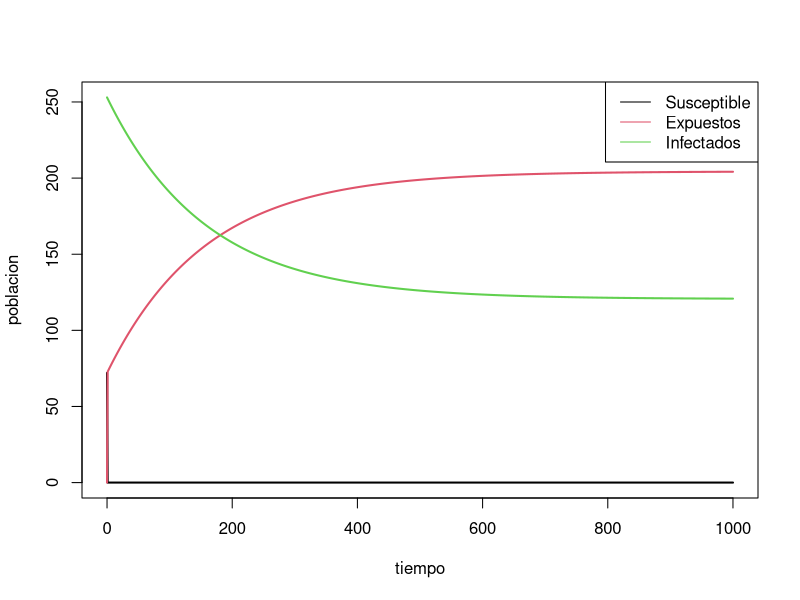
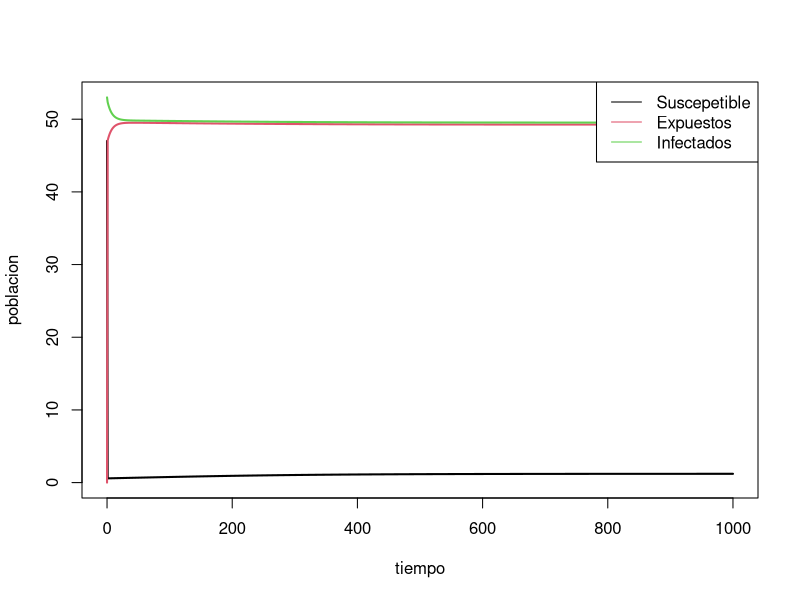
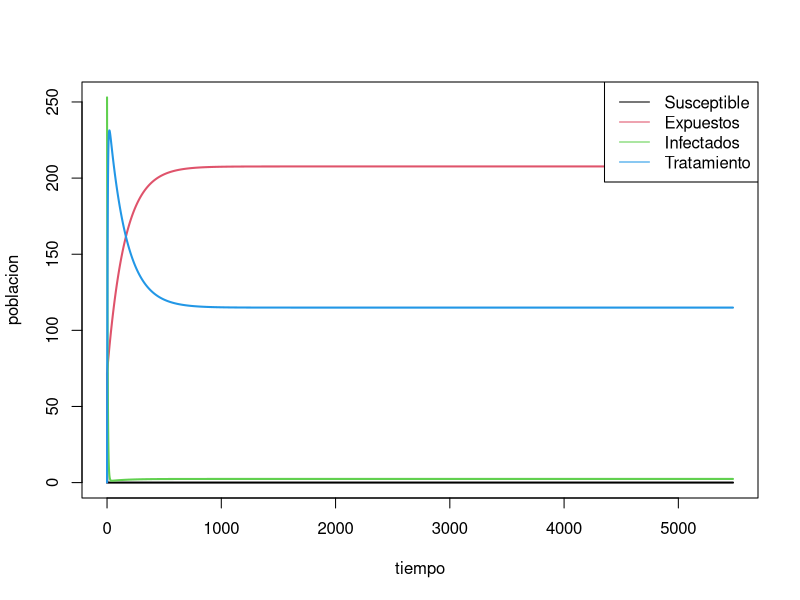
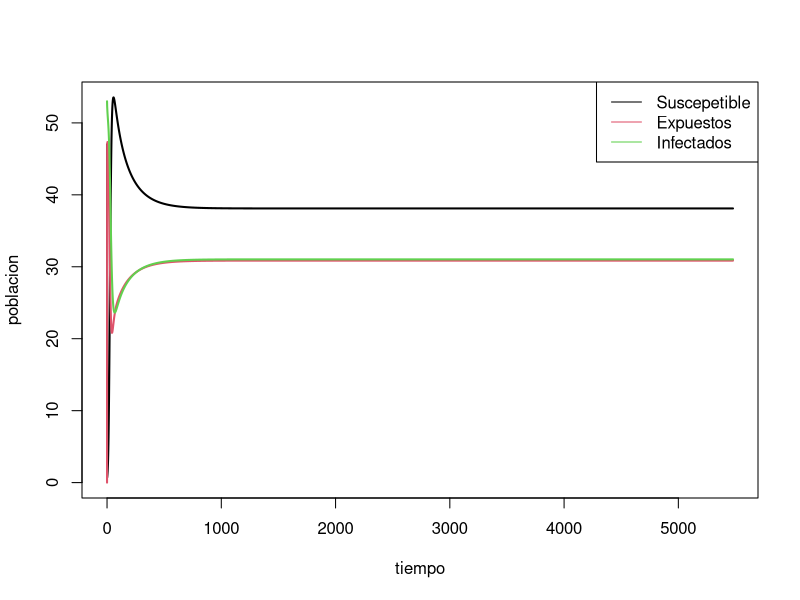
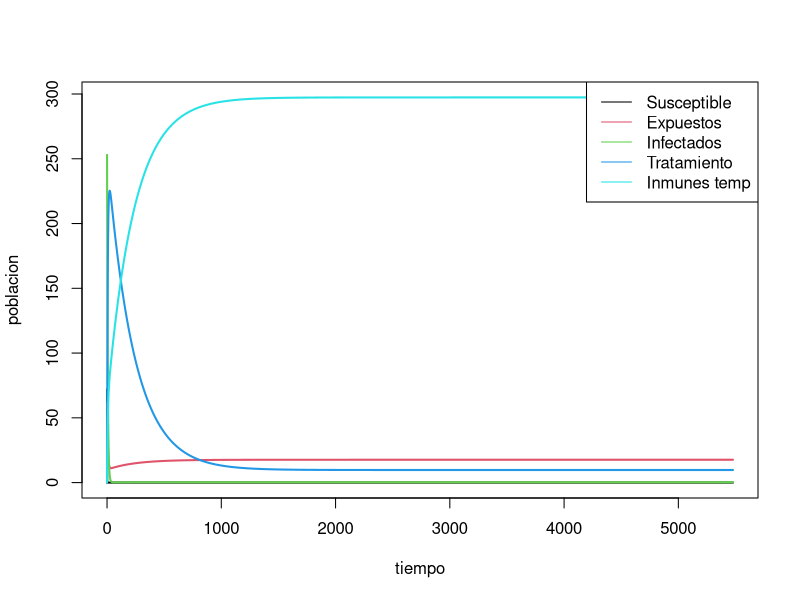
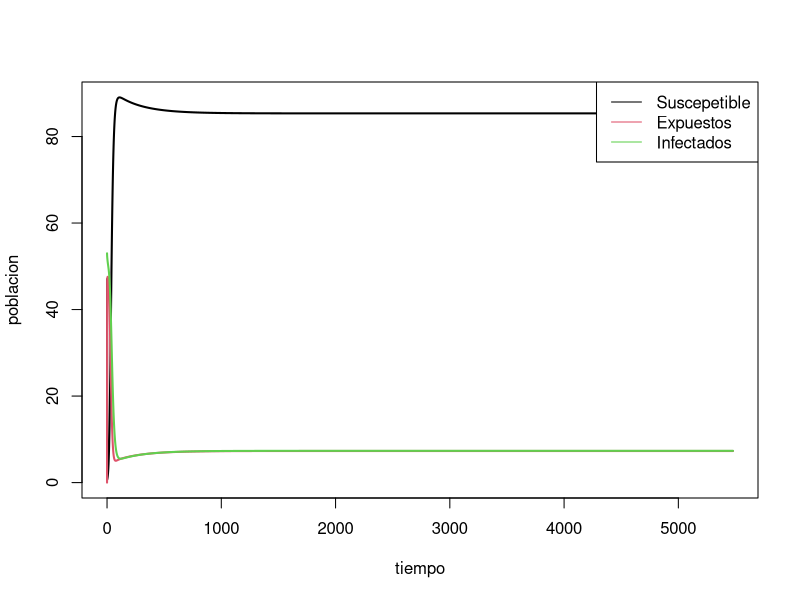
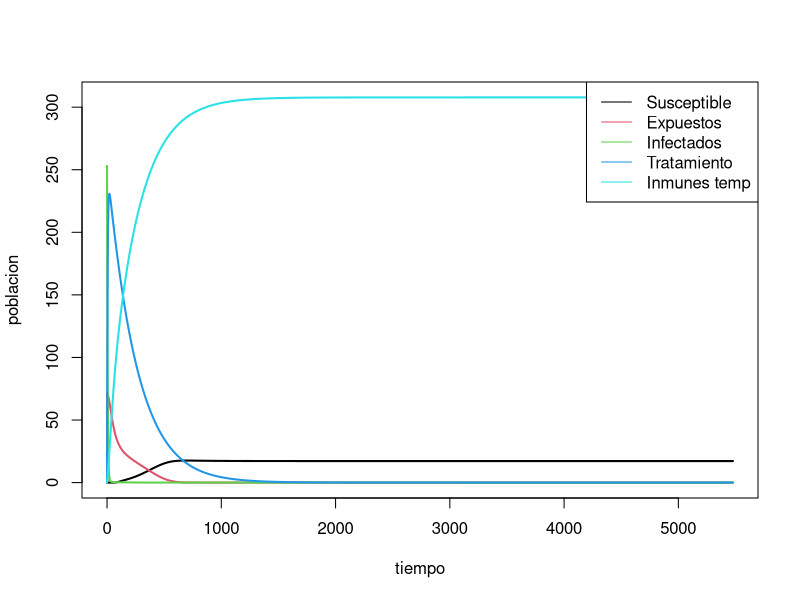
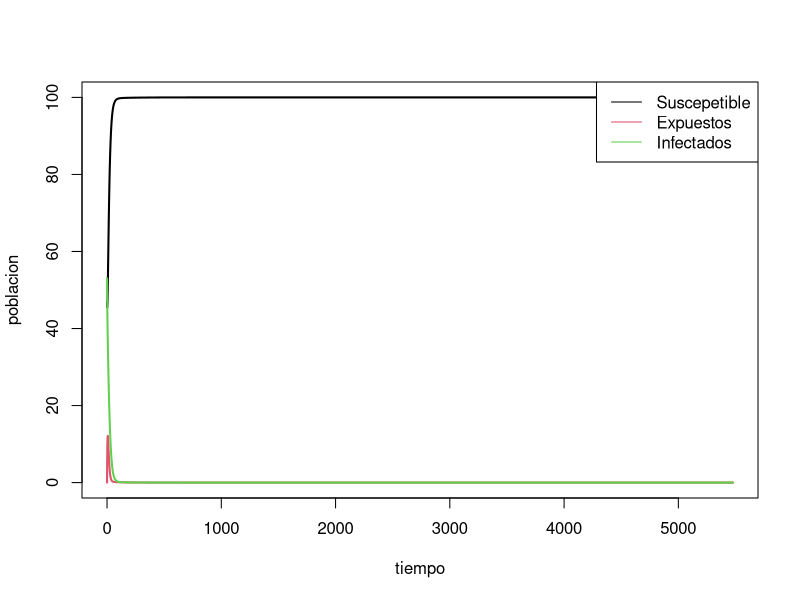

The R script that drew these images, in order:
#### 


library(deSolve)
library(ggplot2)
library(gridExtra)


## MODELO 1 PROPUESTO

sin.tratamiento <- function(time,state,parameters){
  with(as.list(c(state, parameters)), {
    dSm <- -beta1 * Sm * Ih - mu1 * Sm + nu1 *(Sm + Em + Im)
    dEm <- beta1 * Sm * Ih - sigma * Em - mu1 * Em
    dIm <- sigma * Em - mu1 * Im
    dSh <- nu2 * (Sh + Eh + Ih) - beta2 * Sh * Im - mu2 * Sh
    dEh <- beta2 * Sh * Im - alpha * Eh - mu2 * Eh
    dIh <- alpha * Eh - mu2 * Ih
    return(list(c(dSm, dEm, dIm, dSh, dEh, dIh)))
  })
}


##parametros
b1 <- 0.048
b2 <- 24.96
nu1 <- 0.071
nu2 <- 0.004
mu1 <- 0.071
mu2 <- 0.004
s <- 0.0714
a <- 0.00236

parameters <- c(beta1= b1, beta2= b2, nu1= nu1, nu2= nu2,
                mu1= mu1, mu2= mu2, sigma= s, alpha= a)
state <- c(Sm= 47, Em= 0, Im= 53, Sh= 72, Eh= 0, Ih= 253)
time <- seq(0,1000, by= 1)

out_modelo1 <- ode(y = state, times = time, func = sin.tratamiento, parms = parameters)

##graficas

matplot(out_modelo1 [,1], out_modelo1 [, 5:7], type = "l", xlab= "tiempo", ylab="poblacion", lwd= 2, lty= 1)
legend("topright", c("Susceptible", "Expuestos","Infectados"), col = 1:3, lty=1)

matplot(out_modelo1 [,1], out_modelo1 [, 2:4], type = "l", xlab= "tiempo", ylab="poblacion", lwd= 2, lty= 1)
legend("topright", c("Suscepetible", "Expuestos","Infectados"), col = 1:3, lty=1)

## MODELO 2 PROPUESTO
tratamiento.infectivos <- function(time,state,parameters){
  with(as.list(c(state, parameters)), {
    dSm <- -beta1 * Sm * Ih - mu1 * Sm + nu1 *(Sm + Em + Im) 
    dEm <- beta1 * Sm * Ih - sigma * Em - mu1 * Em
    dIm <- sigma * Em - mu1 * Im
    dSh <- nu2 * (Sh + Eh + Ih + Th) - beta2 * Sh * Im - mu2 * Sh + rho * Th
    dEh <- beta2 * Sh * Im - alpha * Eh - mu2 * Eh
    dIh <- alpha * Eh - gamma * Ih - mu2 * Ih
    dTh <- gamma * Ih - rho * Th - mu2 * Th
    return(list(c(dSm, dEm, dIm, dSh, dEh, dIh, dTh)))
  })
}

##parametros
b1 <- 0.048
b2 <- 24.96
nu1 <- 0.071
nu2 <- 0.004
mu1 <- 0.071
mu2 <- 0.004
s <- 0.0714
a <- 0.00236
g <- 0.2
r <- 0.00018

parameters <- c(beta1= b1, beta2= b2, nu1= nu1, nu2= nu2,
                mu1= mu1, mu2= mu2, sigma= s, alpha= a,
                gamma= g, rho= r)
state <- c(Sm= 47, Em= 0, Im= 53, Sh= 72, Eh= 0, Ih= 253, Th= 0)
time <- seq(0,5478, by= 1)

out_modelo2 <- ode(y = state, times = time, func = tratamiento.infectivos, parms = parameters)

##graficas

matplot(out_modelo2 [,1], out_modelo2 [, 5:8], type = "l", xlab= "tiempo", ylab="poblacion", lwd= 2, lty= 1)
legend("topright", c("Susceptible", "Expuestos","Infectados", "Tratamiento"), col = 1:4, lty=1)

matplot(out_modelo2 [,1], out_modelo2 [, 2:4], type = "l", xlab= "tiempo", ylab="poblacion", lwd= 2, lty= 1)
legend("topright", c("Suscepetible", "Expuestos","Infectados"), col = 1:3, lty=1)

## MODELO 3 PROPUESTO
tratamiento.aleatorio <- function(time,state,parameters){
  with(as.list(c(state, parameters)), {
    dSm <- -beta1 * Sm * Ih - mu1 * Sm + nu1 *(Sm + Em + Im) 
    dEm <- beta1 * Sm * Ih - sigma * Em - mu1 * Em
    dIm <- sigma * Em - mu1 * Im
    dSh <- nu2 * (Sh + Eh + Ih + Th + Mh) - beta2 * Sh * Im - mu2 * Sh + rho * Th - gamma * Sh * pi + theta * Mh
    dEh <- beta2 * Sh * Im - alpha * Eh - mu2 * Eh - gamma * Eh * pi
    dIh <- alpha * Eh - gamma * pi * Ih - mu2 * Ih
    dTh <- gamma * pi * Ih - rho * Th - mu2 * Th
    dMh <- gamma * pi * (Sh + Eh) - theta * Mh - mu2 * Mh
    return(list(c(dSm, dEm, dIm, dSh, dEh, dIh, dTh, dMh)))
  })
}


##parametros
b1 <- 0.048
b2 <- 24.96
nu1 <- 0.071
nu2 <- 0.004
mu1 <- 0.071
mu2 <- 0.004
s <- 0.0714
a <- 0.00236
g <- 0.2
r <- 0.00018
p <- 0.8
t <- 0.0055

parameters <- c(beta1= b1, beta2= b2, nu1= nu1, nu2= nu2,
                mu1= mu1, mu2= mu2, sigma= s, alpha= a,
                gamma= g, rho= r, pi= p, theta= t)
state <- c(Sm= 47, Em= 0, Im= 53, Sh= 72, Eh= 0, Ih= 253, Th= 0, Mh= 0)
time <- seq(0,5478, by= 1)

out_modelo3 <- ode(y = state, times = time, func = tratamiento.aleatorio, parms = parameters)

##graficas

matplot(out_modelo3 [,1], out_modelo3 [, 5:9], type = "l", xlab= "tiempo", ylab="poblacion", lwd= 2, lty= 1)
legend("topright", c("Susceptible", "Expuestos","Infectados", "Tratamiento", "Inmunes temp"), col = 1:5, lty=1)

matplot(out_modelo3 [,1], out_modelo3 [, 2:4], type = "l", xlab= "tiempo", ylab="poblacion", lwd= 2, lty= 1)
legend("topright", c("Suscepetible", "Expuestos","Infectados"), col = 1:3, lty=1)

## MODELO 4 PROPUESTO
tratamiento.general <- function(time,state,parameters){
  with(as.list(c(state, parameters)), {
    dSm <- -beta1 * Sm * Ih - mu1 * Sm + nu1 *(Sm + Em + Im) 
    dEm <- beta1 * Sm * Ih - sigma * Em - mu1 * Em
    dIm <- sigma * Em - mu1 * Im
    dSh <- nu2 * (Sh + Eh + Ih + Th + Mh) - beta2 * Sh * Im * (1 - (pi - ((Ih + Th)/(Sh + Eh + Ih + Th + Mh)))) - mu2 * Sh + rho * Th - gamma * Sh * (pi - ((Ih + Th)/(Sh + Eh + Ih + Th + Mh))) + theta * Mh
    dEh <- beta2 * Sh * Im * (1 - (pi - ((Ih + Th)/(Sh + Eh + Ih + Th + Mh)))) - alpha * Eh * (1 - (pi - ((Ih + Th)/(Sh + Eh + Ih + Th + Mh)))) - mu2 * Eh - gamma * Eh * (pi - ((Ih + Th)/(Sh + Eh + Ih + Th + Mh)))
    dIh <- alpha * Eh * (1 - (pi - ((Ih + Th)/(Sh + Eh + Ih + Th + Mh)))) - gamma * Ih - mu2 * Ih
    dTh <- gamma * Ih - rho * Th - mu2 * Th
    dMh <- gamma * (pi - ((Ih + Th)/(Sh + Eh + Ih + Th + Mh))) * (Sh + Eh) - theta * Mh - mu2 * Mh
    return(list(c(dSm, dEm, dIm, dSh, dEh, dIh, dTh, dMh)))
  })
}


##parametros
b1 <- 0.00048
b2 <- 24.96
nu1 <- 0.071
nu2 <- 0.004
mu1 <- 0.071
mu2 <- 0.004
s <- 0.0714
a <- 0.00236
g <- 0.2
r <- 0.00018
p <- 0.85
t <- 0.0055

parameters <- c(beta1= b1, beta2= b2, nu1= nu1, nu2= nu2,
                mu1= mu1, mu2= mu2, sigma= s, alpha= a,
                gamma= g, rho= r, pi= p, theta= t)
state <- c(Sm= 47, Em= 0, Im= 53, Sh= 72, Eh= 0, Ih= 253, Th= 0, Mh= 0)
time <- seq(0,5478, by= 1)

out_modelo4 <- ode(y = state, times = time, func = tratamiento.general, parms = parameters)

##graficas

matplot(out_modelo4 [,1], out_modelo4 [, 5:9], type = "l", xlab= "tiempo", ylab="poblacion", lwd= 2, lty= 1)
legend("topright", c("Susceptible", "Expuestos","Infectados", "Tratamiento", "Inmunes temp"), col = 1:5, lty=1)

matplot(out_modelo4 [,1], out_modelo4 [, 2:4], type = "l", xlab= "tiempo", ylab="poblacion", lwd= 2, lty= 1)
legend("topright", c("Suscepetible", "Expuestos","Infectados"), col = 1:3, lty=1)

matplot(out_modelo4 [2000:5000,1], out_modelo4 [2000:5000, c(5, 7)], type = "l", xlab= "tiempo", ylab="poblacion", lwd= 2, lty= 1)
legend("topright", c("Suscepetible", "Infectados"), col = 1:2, lty=1)
